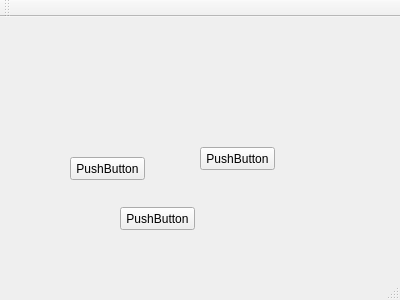
<?xml version="1.0" encoding="UTF-8"?>
<ui version="4.0">
 <class>MainWindow</class>
 <widget class="QMainWindow" name="MainWindow">
  <property name="geometry">
   <rect>
    <x>0</x>
    <y>0</y>
    <width>400</width>
    <height>300</height>
   </rect>
  </property>
  <property name="windowTitle">
   <string>MainWindow</string>
  </property>
  <widget class="QWidget" name="centralWidget">
   <widget class="QPushButton" name="pushButton">
    <property name="geometry">
     <rect>
      <x>70</x>
      <y>140</y>
      <width>75</width>
      <height>23</height>
     </rect>
    </property>
    <property name="text">
     <string>PushButton</string>
    </property>
   </widget>
   <widget class="QPushButton" name="pushButton_2">
    <property name="geometry">
     <rect>
      <x>200</x>
      <y>130</y>
      <width>75</width>
      <height>23</height>
     </rect>
    </property>
    <property name="text">
     <string>PushButton</string>
    </property>
   </widget>
   <widget class="QPushButton" name="pushButton_3">
    <property name="geometry">
     <rect>
      <x>120</x>
      <y>190</y>
      <width>75</width>
      <height>23</height>
     </rect>
    </property>
    <property name="text">
     <string>PushButton</string>
    </property>
   </widget>
  </widget>
  <widget class="QMenuBar" name="menuBar">
   <property name="geometry">
    <rect>
     <x>0</x>
     <y>0</y>
     <width>400</width>
     <height>21</height>
    </rect>
   </property>
  </widget>
  <widget class="QToolBar" name="mainToolBar">
   <attribute name="toolBarArea">
    <enum>TopToolBarArea</enum>
   </attribute>
   <attribute name="toolBarBreak">
    <bool>false</bool>
   </attribute>
  </widget>
  <widget class="QStatusBar" name="statusBar"/>
 </widget>
 <layoutdefault spacing="6" margin="11"/>
 <resources/>
 <connections/>
</ui>
